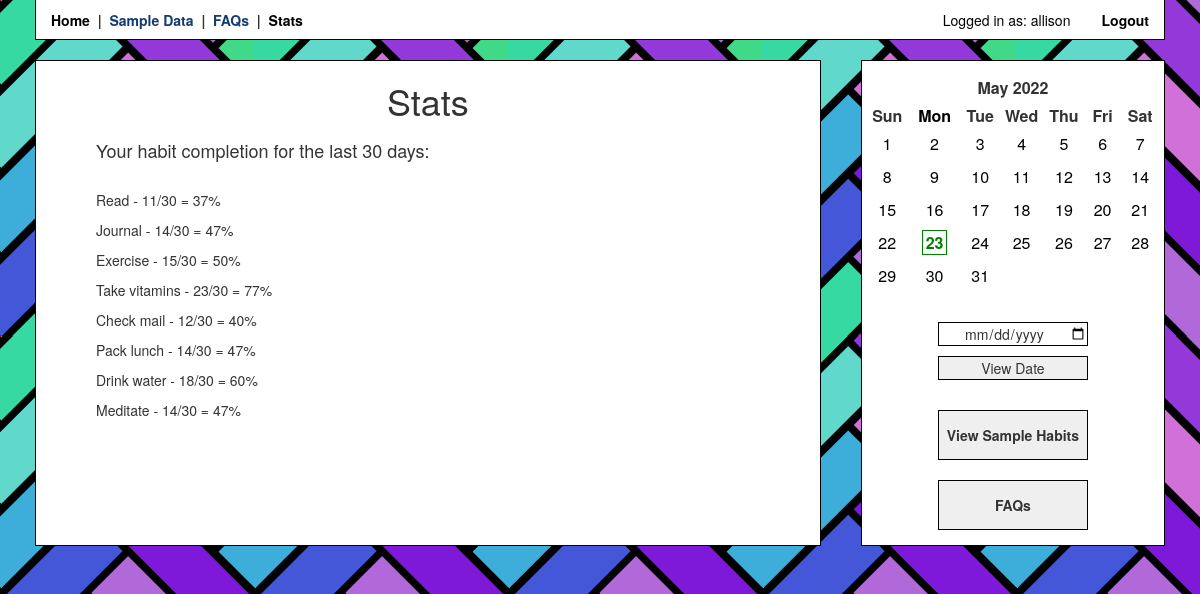
/viewStats/ (signed in), run on the app's committed database.
### app/models.py (models this page shows, shortened)
class User(UserMixin, db.Model):
    id = db.Column(db.Integer, primary_key=True)
    username = db.Column(db.String(64), index=True, unique=True)
    email = db.Column(db.String(120), index=True, unique=True)
    password_hash = db.Column(db.String(128))
    habits = db.relationship('Habit', cascade='all, delete', backref='user')
    checks = db.relationship('Check', cascade='all, delete', backref='user')

class Habit(db.Model):
    id = db.Column(db.Integer, index=True, primary_key=True)
    name = db.Column(db.String(120), index=True)
    user_id = db.Column(db.Integer, db.ForeignKey('user.id')) ##
    checks = db.relationship('Check', cascade='all, delete', backref='habits')

### app/routes.py (the view)
@login_required
@app.route('/viewStats/')
@app.route('/viewStats/<range>')
def viewStats(range=30):
    try:
        numRange = int(range)
        type = 'range'
    except:
        type = 'month'
        month = range.rstrip('1234567890')
        year = range[len(month):]
        print('range =', month, year)
    month = getMonthCalendar(datetime.today())
    stats = getStats(30)
    statsList = []
    for stat in stats:
        percent = round(stats[stat]/range * 100)
        statsList.append([stat, stats[stat], percent])
    print(statsList)
    return render_template('viewStats.html', title='View Stats',
    stats=statsList, type=type, days=range,month=month)

### app/helpers.py (called while the page is built)
def getMonthCalendar(date):
    month, year = date.month, date.year
    today = date.today()
    calHTML = CustomCal(month, year).formatmonth(year, month)
    editedCal = calHTML
    if month == today.month and year == today.year:
        editDate = '>' + str(today.day) + '<'
        display = '><b><span class="today">  ' + str(today.day) + '  </span></b><'
        editedCal = calHTML.replace(str(editDate), display)
    editDate = '>' + str(date.day) + '<'
    display = '><span id="onDate">  ' + str(date.day) + '  </span><'
    editedCal = editedCal.replace(str(editDate), display)
    return editedCal

def getStats(range=0):
    today = date.today()
    habits = Habit.query.filter_by(user_id=current_user.id).all()
    statsDict = {}
    for habit in habits:
        statsDict[habit.name] = 0
        checks = Check.query.filter_by(user_id=current_user.id, habit_id=habit.id).all()
        for check in checks:
            if (today - check.date).days <= range:
                statsDict[habit.name] += 1
    print(statsDict)
    return statsDict

    def formatday(self, day, weekday):
        strDay = str(day)
        month = str(self.month)
        year = str(self.year)
        if len(strDay) == 1:
            strDay = '0' + strDay
        if len(month) == 1:
            month = '0' + month
        date = year + '-' + month + '-' + strDay
        if day == 0:
            return '<td class="noday">&nbsp;</td>'
        else:
            return '<td class="%s" id="calDate"><a class="calDate" href="javascript:f();" name="%s">%d</a></td>' % (self.cssclasses[weekday], date, day)

### app/models.py (called while the page is built)
@login.user_loader
def load_user(id):
    return User.query.get(int(id))

### app/templates/viewStats.html (shortened to what this page needs)
{% extends 'bootstrap/base.html' %}
{% block styles %}
{{super()}}
<link rel="stylesheet" href="{{ url_for('static', filename='style.css') }}">
{% endblock %}
{% block content %}
<div class="container">
<div class="main">
{% include 'stats.html' %}
</div>
{% include 'sidebar.html' %}
</div>
{% endblock %}

### app/templates/header.html (shortened to what this page needs)
{% block head %}
<head>
    <div class="navbar">
        <a class="navlink" href="/">Home</a>
        &nbsp;|&nbsp;
        <a class="navlink" href="">Sample Data</a>
        &nbsp;|&nbsp;
        <a class="navlink" href="">FAQs</a>
        &nbsp;|&nbsp;
        <a class="navlink" href="{{ url_for('viewStats') }}">Stats</a>
        <div class="right">
        {% if current_user.is_anonymous %}
        <a class="navlink" href="{{ url_for('login') }}">Login</a>
        {% else %}
        Logged in as: {{ current_user.username }}
        <a class="navlink" href="{{ url_for('logout') }}">Logout</a>
        {% endif %}
        </div>
    </div>
</head>
{% endblock %}

### app/templates/stats.html
{% block content %}
<div class="content">
    <h1 class="center-h">Stats</h1>
    <div class="habits">
    {% if type == 'range' %}
    <h4>Your habit completion for the last {{days}} days:</h2>
    <br />
    {% endif %}
    {% for stat in stats %}
    <p>{{ stat[0] }} - {{ stat[1] }}/30 = {{ stat[2] }}%</p>
    {% endfor %}
    </div>
</div>
{% endblock %}

### app/templates/sidebar.html
<div class="sidebar">
    <div class="calendar-display">
        {{ month | safe }}
    </div>
    <br />
    <div class="button-display">
        <label for="datepicker">
            <input type="date" id="datepicker" value={{date}}><br />
            <button id="datepicker-submit">View Date</button>
        </label>
        <br /><br />
        <button class="sidebar-button">View Sample Habits</button>
        <br /><br />
        <button class="sidebar-button">FAQs</button>
    </div>
</div>

### app/static/style.css (style rules this page uses)
.navbar { background-color: white; border: 1px solid black; border-top: transparent; border-radius: 0; margin-left: 35px; margin-right: 35px; padding-top: 10px; padding-left: 15px; padding-right: 15px; margin-bottom: 0px; font-weight: bold; min-height: 40px; }
.navlink, .navlink:hover { color: rgb(19, 59, 111); font-weight: bold; padding: 0px; }
.right { float: right; color: black; font-weight: normal; }
body { background-image: url("../static/hb.png"); margin: 0px; padding: 0px; }
label { font-weight: normal; }
.container { display: flex; flex-direction: row; width: 100%; }
.sidebar, .main { display: flex; flex-direction: column; margin: 20px; border: 1px solid black; background-color: white; padding-bottom: 15px; }
.sidebar { flex-grow: 1; min-width: 220px; }
.main { flex-grow: 5; min-width: 350px; }
.content { padding-left: 10px; padding-right: 10px; }
.center-h { margin-bottom: 20px; align-content: center; text-align: center; }
.habits { padding-left: 50px; font-weight: normal; }
.calendar-display { margin: 5px; }
th { text-align: center; }
th.month { padding-top: 10px; padding-bottom: 5px; width: 50%; margin: 5px auto; text-align: center; }
.month { text-align: center; }
td { padding: 5px; }
.today { font-weight: bold; color: green; padding-left: 3px; padding-right: 3px; margin: 2px; border: 1px solid; }
#calDate, .calDate, a:link { color: black; }
.mon { color: black; }
.button-display { align-self: center; }
.sidebar-button { width: 150px; height: 50px; font-weight: bold; border: 1px solid black; border-radius: 0; }
#datepicker, #datepicker-submit { margin-top: 5px; margin-bottom: 5px; align-items: center; width: 150px; border: 1px solid black; border-radius: 0; text-align: center; }

### data on the page
User: username "allison"
Habit: name "Read", stat "11", stat "37"
Habit: name "Journal", stat "14", stat "47"
Habit: name "Exercise", stat "15", stat "50"
Habit: name "Take vitamins", stat "23", stat "77"
Habit: name "Check mail", stat "12", stat "40"
Habit: name "Pack lunch", stat "14", stat "47"
Habit: name "Drink water", stat "18", stat "60"
Habit: name "Meditate", stat "14", stat "47"

### other printed values
{{ days }} "30"
{{ month | safe }} "May 2022 Sun Mon Tue Wed Thu Fri Sat 1 2 3 4 5 6 7 8 9 10 11 12 13 14 15 16 17 18 19 20 21 22 23 24 25 26 27 28 29 30 31"
